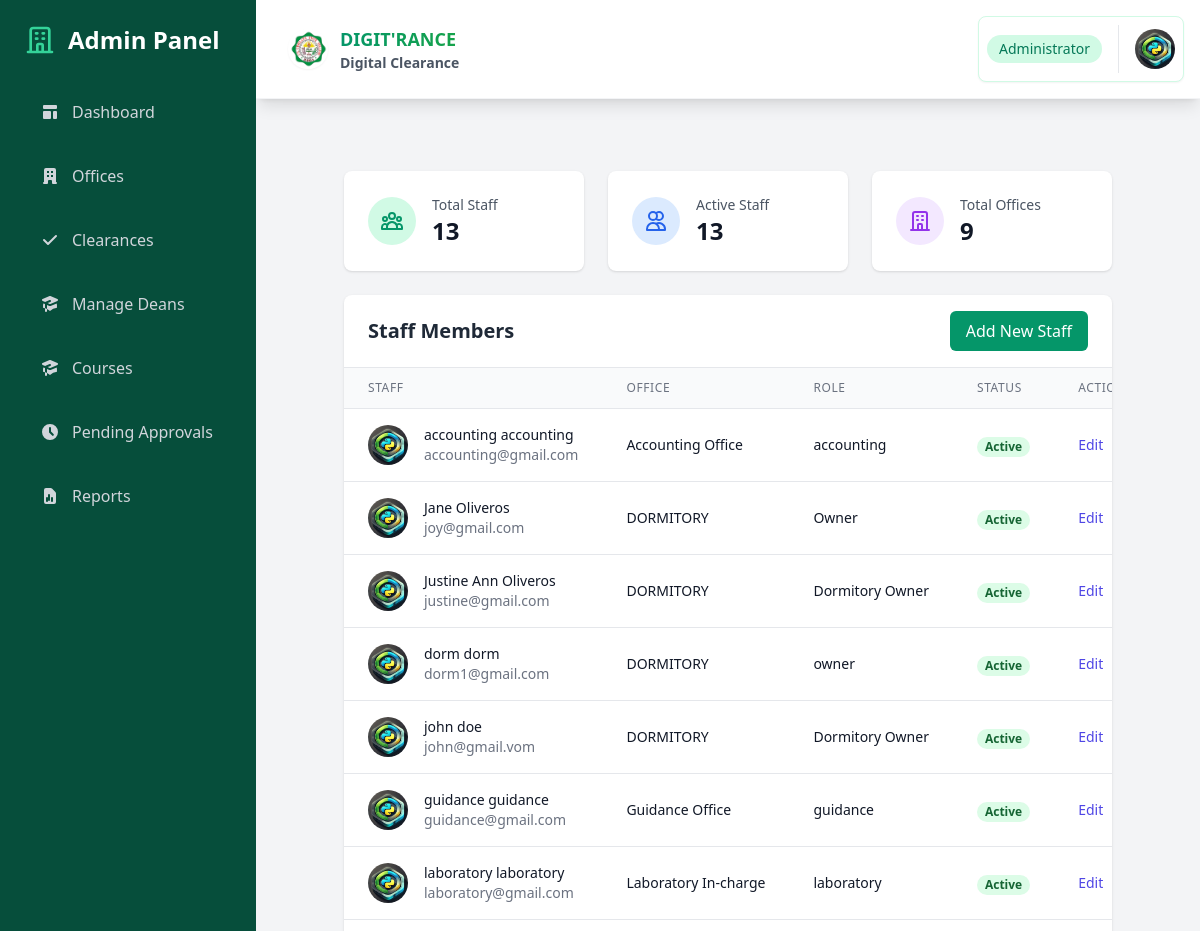
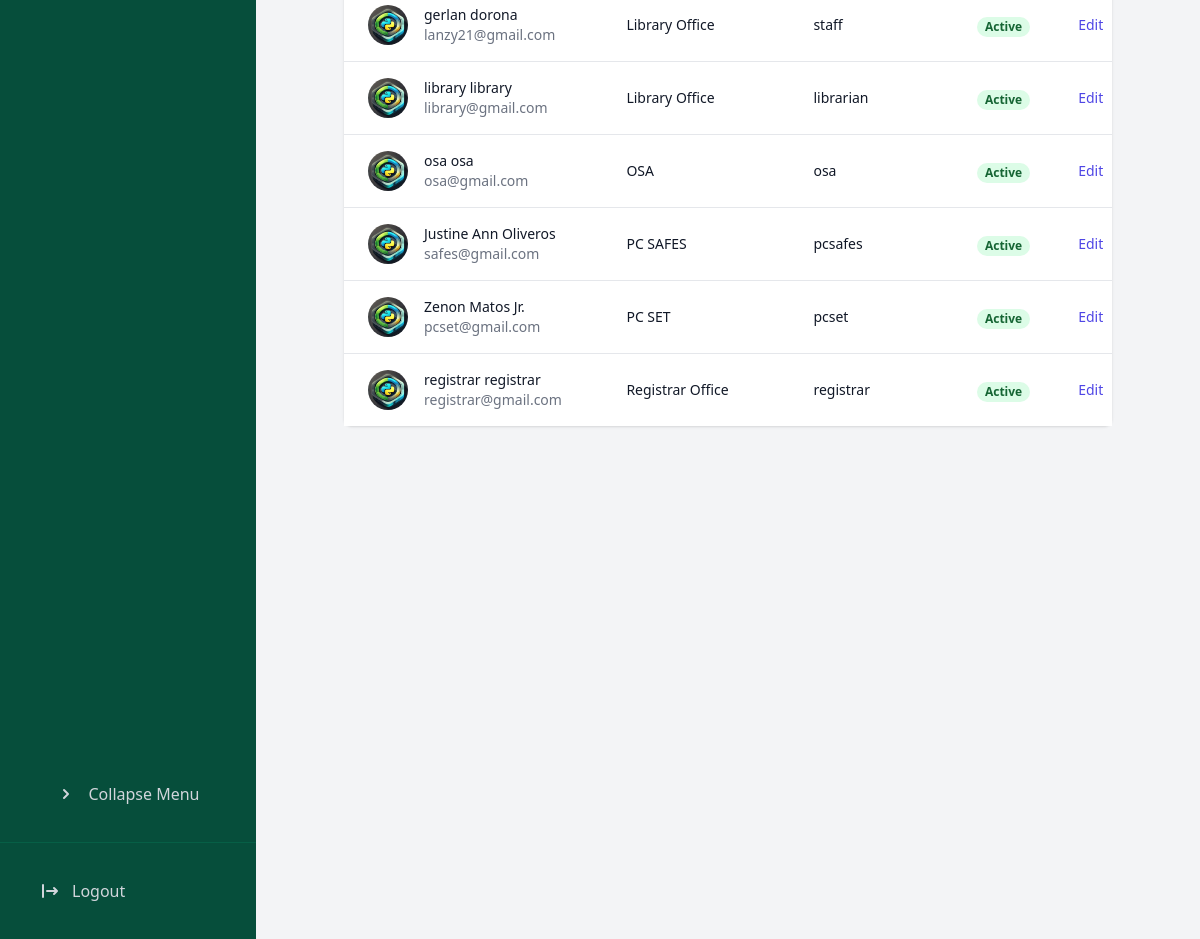
The app's page /dashboard/admin/staff/ (signed in) with its own data (2 pictures, top to bottom).
### core/models.py (models this page shows, shortened)
class Staff(models.Model):
    user = models.OneToOneField(User, on_delete=models.CASCADE)
    office = models.ForeignKey(Office, on_delete=models.CASCADE, related_name='staff')
    role = models.CharField(max_length=100)
    is_dormitory_owner = models.BooleanField(default=False)
    profile_picture = models.ImageField(upload_to='staff_profiles/', null=True, blank=True)
    def get_profile_picture_url(self):
        return self.profile_picture.url if self.profile_picture else static('img/default-profile.png')

class Office(models.Model):
    OFFICE_TYPES = [
        ('SET', 'SET'),
        ('STE', 'STE'),
        ('SOCJE', 'SOCJE'),
        ('SAFES', 'SAFES'),
        ('SSB SET', 'SSB SET'),
        ('SSB STE', 'SSB STE'),
        ('SSB SOCJE', 'SSB SOCJE'),
        ('SSB SAFES', 'SSB SAFES'),
        ('OTHER', 'OTHER'),
    ]
    name = models.CharField(max_length=255, unique=True)
    office_type = models.CharField(max_length=50, choices=OFFICE_TYPES, default='OTHER')
    affiliated_dean = models.ForeignKey(Dean, on_delete=models.SET_NULL, null=True, blank=True)
    description = models.TextField(blank=True, null=True)
    location = models.CharField(max_length=255, blank=True, null=True)
    contact_number = models.CharField(max_length=50, blank=True, null=True)
    email = models.EmailField(blank=True, null=True)
    created_at = models.DateTimeField(auto_now_add=True)

### core/views.py (the view)
# urls.py: path('dashboard/admin/staff/', views.admin_staff, name='admin_staff'),
@login_required
@user_passes_test(lambda u: u.is_superuser)
def admin_staff(request):
    staff = Staff.objects.select_related('user', 'office').all().order_by('office__name', 'user__first_name')
    return render(request, 'admin/staff.html', {
        'staff': staff,
        'statistics': {
            'total_staff': staff.count(),
            'active_staff': staff.filter(user__is_active=True).count(),
            'total_offices': Office.objects.count(),
            'staff_by_office': Office.objects.annotate(staff_count=Count('staff')),
        }
    })

### core/models.py (called while the page is built)
    def get_profile_picture_url(self):
        return self.profile_picture.url if self.profile_picture else static('img/default-profile.png')

### templates/admin/staff.html (shortened to what this page needs)
{% extends 'admin/base_admin.html' %}
{% load static %}
{% block admin_content %}
<div class="p-6 space-y-6">
    <div class="grid grid-cols-1 md:grid-cols-3 gap-6">
        <div class="bg-white rounded-lg shadow p-6">
            <div class="flex items-center">
                <div class="p-3 rounded-full bg-emerald-100 mr-4">
                </div>
                <div>
                    <p class="text-sm font-medium text-gray-600">Total Staff</p>
                    <p class="text-2xl font-bold text-gray-900">{{ statistics.total_staff }}</p>
                </div>
            </div>
        </div>
        <div class="bg-white rounded-lg shadow p-6">
            <div class="flex items-center">
                <div class="p-3 rounded-full bg-blue-100 mr-4">
                    <svg class="w-6 h-6 text-blue-600" fill="none" stroke="currentColor" viewBox="0 0 24 24">
                        <path stroke-linecap="round" stroke-linejoin="round" stroke-width="2" d="M12 4.354a4 4 0 110 5.292M15 21H3v-1a6 6 0 0112 0v1zm0 0h6v-1a6 6 0 00-9-5.197M13 7a4 4 0 11-8 0 4 4 0 018 0z" />
                    </svg>
                </div>
                <div>
                    <p class="text-sm font-medium text-gray-600">Active Staff</p>
                    <p class="text-2xl font-bold text-gray-900">{{ statistics.active_staff }}</p>
                </div>
            </div>
        </div>
        <div class="bg-white rounded-lg shadow p-6">
            <div class="flex items-center">
                <div class="p-3 rounded-full bg-purple-100 mr-4">
                    <svg class="w-6 h-6 text-purple-600" fill="none" stroke="currentColor" viewBox="0 0 24 24">
                        <path stroke-linecap="round" stroke-linejoin="round" stroke-width="2" d="M19 21V5a2 2 0 00-2-2H7a2 2 0 00-2 2v16m14 0h2m-2 0h-5m-9 0H3m2 0h5M9 7h1m-1 4h1m4-4h1m-1 4h1m-5 10v-5a1 1 0 011-1h2a1 1 0 011 1v5m-4 0h4" />
                    </svg>
                </div>
                <div>
                    <p class="text-sm font-medium text-gray-600">Total Offices</p>
                    <p class="text-2xl font-bold text-gray-900">{{ statistics.total_offices }}</p>
                </div>
            </div>
        </div>
    </div>
    <div class="bg-white rounded-lg shadow">
        <div class="px-6 py-4 border-b border-gray-200">
            <div class="flex justify-between items-center">
                <h2 class="text-xl font-semibold text-gray-800">Staff Members</h2>
                <a href="{% url 'admin_staff_add' %}" class="bg-emerald-600 text-white px-4 py-2 rounded-md hover:bg-emerald-700 transition duration-150">
                    Add New Staff
                </a>
            </div>
        </div>
        <div class="overflow-x-auto">
            <table class="min-w-full divide-y divide-gray-200">
                <thead class="bg-gray-50">
                    <tr>
                        <th class="px-6 py-3 text-left text-xs font-medium text-gray-500 uppercase tracking-wider">Staff</th>
                        <th class="px-6 py-3 text-left text-xs font-medium text-gray-500 uppercase tracking-wider">Office</th>
                        <th class="px-6 py-3 text-left text-xs font-medium text-gray-500 uppercase tracking-wider">Role</th>
                        <th class="px-6 py-3 text-left text-xs font-medium text-gray-500 uppercase tracking-wider">Status</th>
                        <th class="px-6 py-3 text-left text-xs font-medium text-gray-500 uppercase tracking-wider">Actions</th>
                    </tr>
                </thead>
                <tbody class="bg-white divide-y divide-gray-200">
                    {% for staff_member in staff %}
                    <tr>
                        <td class="px-6 py-4 whitespace-nowrap">
                            <div class="flex items-center">
                                <div class="flex-shrink-0 h-10 w-10">
                                    <img class="h-10 w-10 rounded-full object-cover"
                                         src="{{ staff_member.get_profile_picture_url }}"
                                         alt="{{ staff_member.user.get_full_name }}">
                                </div>
                                <div class="ml-4">
                                    <div class="text-sm font-medium text-gray-900">
                                        {{ staff_member.user.get_full_name }}
                                    </div>
                                    <div class="text-sm text-gray-500">
                                        {{ staff_member.user.email }}
                                    </div>
                                </div>
                            </div>
                        </td>
                        <td class="px-6 py-4 whitespace-nowrap">
                            <div class="text-sm text-gray-900">{{ staff_member.office.name }}</div>
                        </td>
                        <td class="px-6 py-4 whitespace-nowrap">
                            <div class="text-sm text-gray-900">{{ staff_member.role }}</div>
                        </td>
                        <td class="px-6 py-4 whitespace-nowrap">
                            <span class="px-2 inline-flex text-xs leading-5 font-semibold rounded-full
                                       {% if staff_member.user.is_active %}
                                       bg-green-100 text-green-800
                                       {% else %}
                                       bg-red-100 text-red-800
                                       {% endif %}">
                                {{ staff_member.user.is_active|yesno:"Active,Inactive" }}
                            </span>
                        </td>
                        <td class="px-6 py-4 whitespace-nowrap text-sm font-medium">
                            <a href="{% url 'admin_staff_edit' staff_member.id %}"
                               class="text-indigo-600 hover:text-indigo-900 mr-3">Edit</a>
                        </td>
                    </tr>
                    {% empty %}
                    <tr>
                        <td colspan="5" class="px-6 py-4 text-center text-gray-500">
                            No staff members found
                        </td>
                    </tr>
                    {% endfor %}
                </tbody>
            </table>
        </div>
    </div>
</div>
{% endblock %}

### records on screen
Staff: user.get_full_name "accounting accounting", user.email "accounting@gmail.com", office.name "Accounting Office", role "accounting", user.is_active "Active"
Staff: user.get_full_name "Jane Oliveros", user.email "joy@gmail.com", office.name "DORMITORY", role "Owner", user.is_active "Active"
Staff: user.get_full_name "Justine Ann Oliveros", user.email "justine@gmail.com", office.name "DORMITORY", role "Dormitory Owner", user.is_active "Active"
Staff: user.get_full_name "dorm dorm", user.email "dorm1@gmail.com", office.name "DORMITORY", role "owner", user.is_active "Active"
Staff: user.get_full_name "john doe", user.email "john@gmail.vom", office.name "DORMITORY", role "Dormitory Owner", user.is_active "Active"
Staff: user.get_full_name "guidance guidance", user.email "guidance@gmail.com", office.name "Guidance Office", role "guidance", user.is_active "Active"
Staff: user.get_full_name "laboratory laboratory", user.email "laboratory@gmail.com", office.name "Laboratory In-charge", role "laboratory", user.is_active "Active"
Staff: user.get_full_name "gerlan dorona", user.email "lanzy21@gmail.com", office.name "Library Office", role "staff", user.is_active "Active"
Staff: user.get_full_name "library library", user.email "library@gmail.com", office.name "Library Office", role "librarian", user.is_active "Active"
Staff: user.get_full_name "osa osa", user.email "osa@gmail.com", office.name "OSA", role "osa", user.is_active "Active"
Staff: user.get_full_name "Justine Ann Oliveros", user.email "safes@gmail.com", office.name "PC SAFES", role "pcsafes", user.is_active "Active"
Staff: user.get_full_name "Zenon Matos Jr.", user.email "pcset@gmail.com", office.name "PC SET", role "pcset", user.is_active "Active"
Staff: user.get_full_name "registrar registrar", user.email "registrar@gmail.com", office.name "Registrar Office", role "registrar", user.is_active "Active"

### other values on screen
{{ statistics.total_staff }} "13"
{{ statistics.active_staff }} "13"
{{ statistics.total_offices }} "9"
